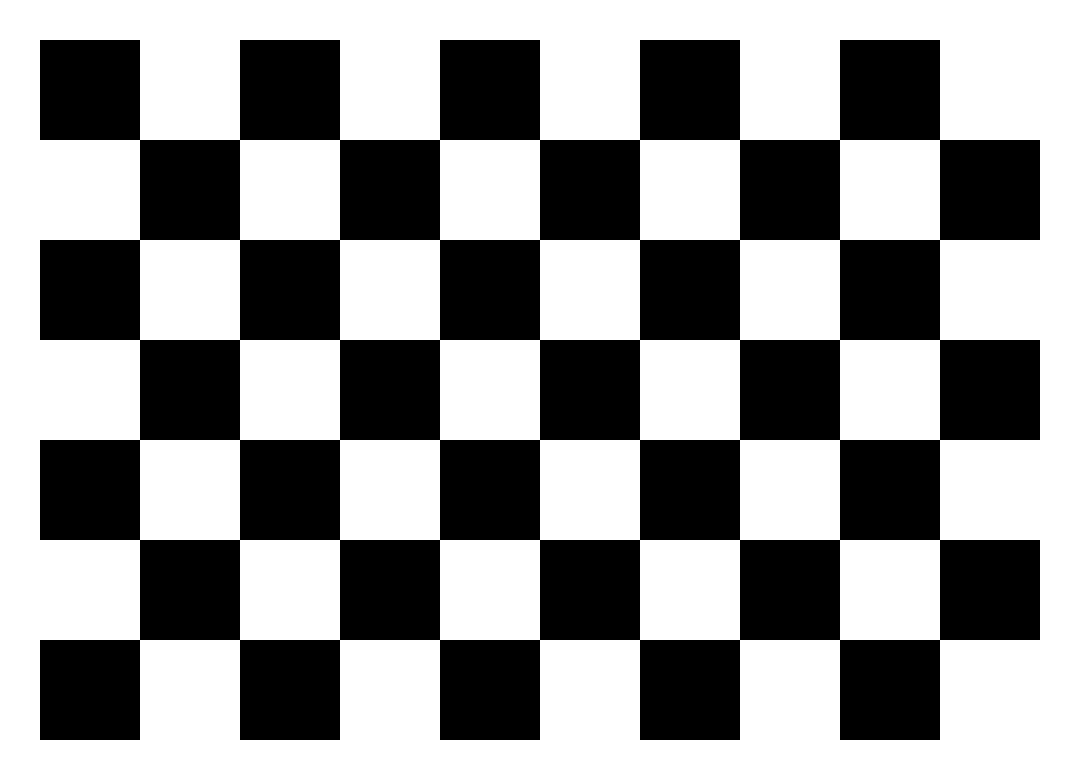
#> input picture lenovo300/checkerboard_9x6_A4.png, 1080 x 780 px, given in place of the camera
$ python gradients.py
#> lines starting #> are read from the running program, lines starting #| are printed output that depends on the picture; after the words box and inside, x2 and y2 are one past the last pixel; in counts of white or black regions, pixels touching at a corner belong together
# reference : https://docs.opencv.org/4.13.0/d5/d0f/tutorial_py_gradients.html
"""
gradients.py
--------------
Detects intensity gradients (edges) in a live webcam feed using four methods:
  1. Sobel X      — derivative along X-axis (vertical edges)
  2. Sobel Y      — derivative along Y-axis (horizontal edges)
  3. Laplacian    — second-derivative (detects edges in all directions)
  4. Canny        — multi-stage algorithm: noise reduction → intensity gradient → non-maximum suppression → hysteresis thresholding

Press 'q' to quit.
Reference: https://docs.opencv.org/4.13.0/d5/d0f/tutorial_py_gradients.html
"""

import cv2 as cv
import numpy as np

# ─────────────────────────────────────────────
# 1. Initialize Webcam
# ─────────────────────────────────────────────
cap = cv.VideoCapture(0)

# ─────────────────────────────────────────────
# 2. Main Processing Loop
# ─────────────────────────────────────────────

while True:
    ret, frame = cap.read()
#> frame is the input picture: shape (780, 1080, 3); 58.5% white; 1 black region, box (x1, y1, x2, y2) and area: (40, 40, 1040, 740) 350000
    if not ret:
        print("can't read frame")
        break

    # Flip horizontally for natural selfie view
    frame = cv.flip(frame, 1)
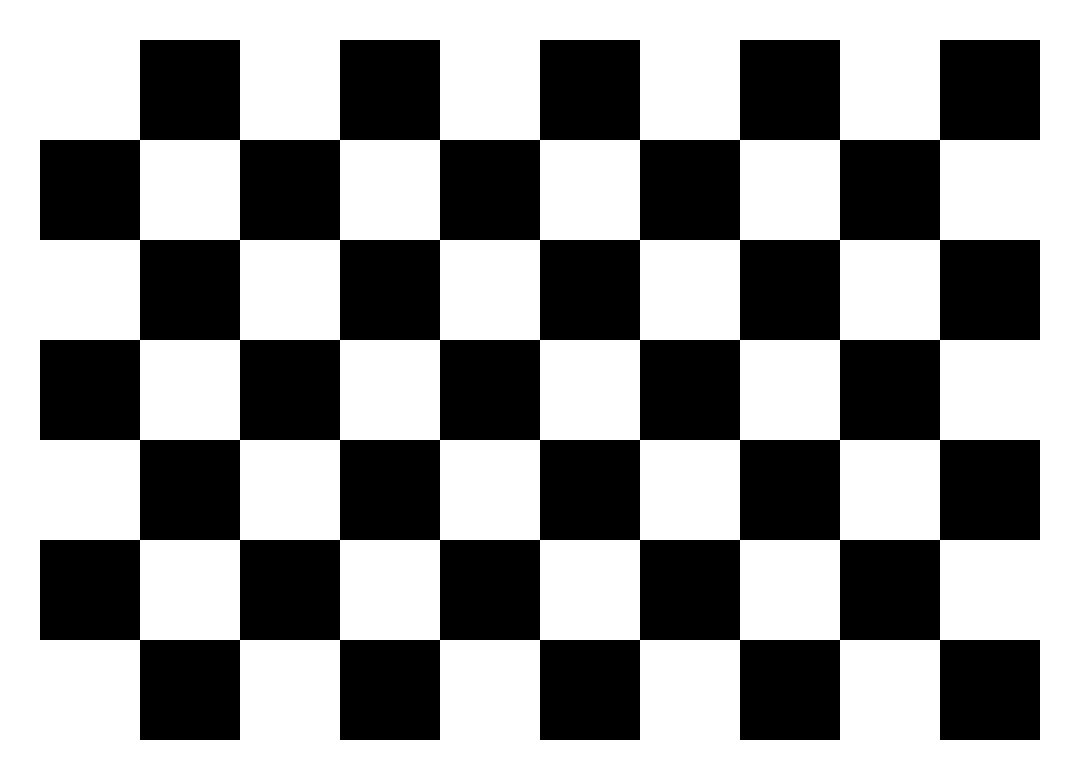
#> frame: shape (780, 1080, 3); 58.5% white; 1 black region, box (x1, y1, x2, y2) and area: (40, 40, 1040, 740) 350000

    # Convert to grayscale — gradient operations work on single-channel images
    gray = cv.cvtColor(frame, cv.COLOR_BGR2GRAY)

    # ── 2.1 Sobel X-derivative ───────────────────────────────────────────────
    # Detects vertical edges (changes along X-axis).
    #
    # cv.Sobel(src, ddepth, dx, dy, ksize):
    #   ddepth = cv.CV_64F — output depth; use 64-bit float to avoid overflow during differentiation
    #   dx     = 1         — derivative order in X direction
    #   dy     = 0         — derivative order in Y direction
    #   ksize  = 5         — Sobel kernel size (odd integer)
    sobelx = cv.Sobel(gray, cv.CV_64F, dx=1, dy=0, ksize=5)

    # Convert back to uint8 for display (scale to 0-255 range)
    sobelx = cv.convertScaleAbs(sobelx)
#> sobelx: shape (780, 1080); 3.4% white; 16 white regions, largest, box (x1, y1, x2, y2) and area: (138, 38, 142, 742) 2816, (238, 38, 242, 742) 2816, (338, 38, 342, 742) 2816

    # ── 2.2 Sobel Y-derivative ───────────────────────────────────────────────
    # Detects horizontal edges (changes along Y-axis).
    #
    # dx = 0, dy = 1: compute derivative along Y-axis
    sobely = cv.Sobel(gray, cv.CV_64F, dx=0, dy=1, ksize=5)
    sobely = cv.convertScaleAbs(sobely)
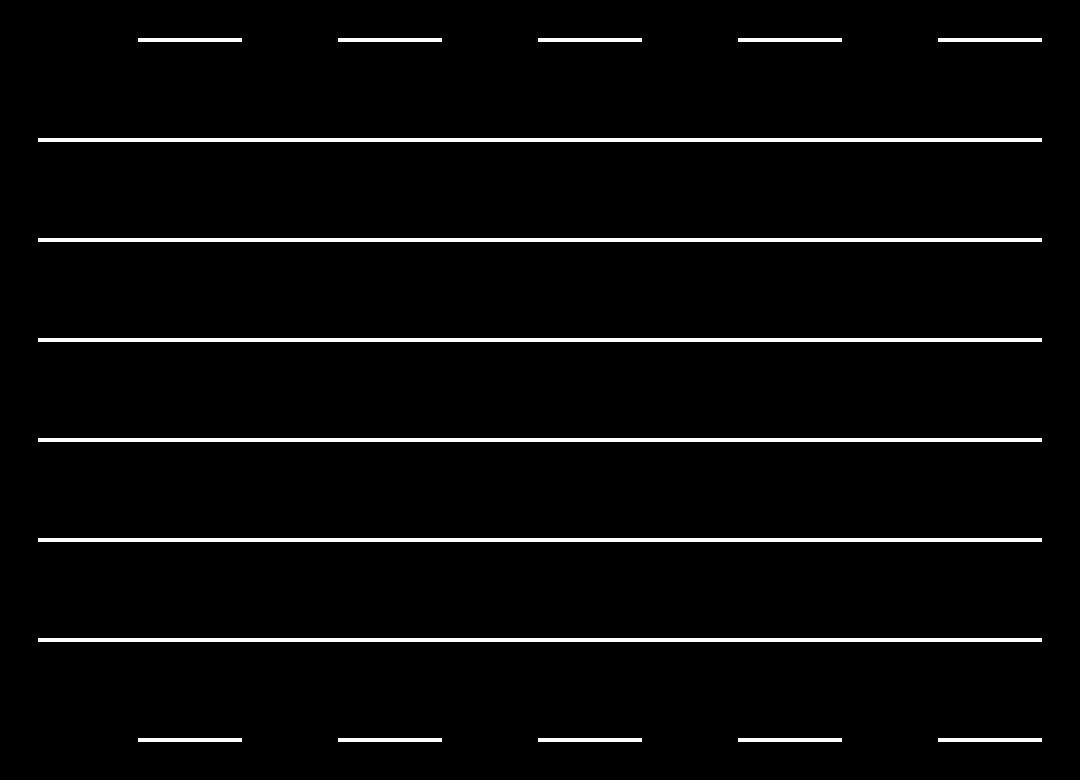
#> sobely: shape (780, 1080); 3.4% white; 16 white regions, largest, box (x1, y1, x2, y2) and area: (38, 138, 1042, 142) 4016, (38, 238, 1042, 242) 4016, (38, 338, 1042, 342) 4016

    # ── 2.3 Laplacian Operator ───────────────────────────────────────────────
    # Second-derivative operator — detects all edges (ridges and valleys).
    # Sensitive to noise, so usually applied after Gaussian smoothing.
    #
    # cv.Laplacian(src, ddepth, ksize):
    #   ddepth = cv.CV_64F — output depth
    #   ksize  = 5         — Laplacian kernel size (odd integer)
    laplacian = cv.Laplacian(gray, cv.CV_64F, ksize=5)
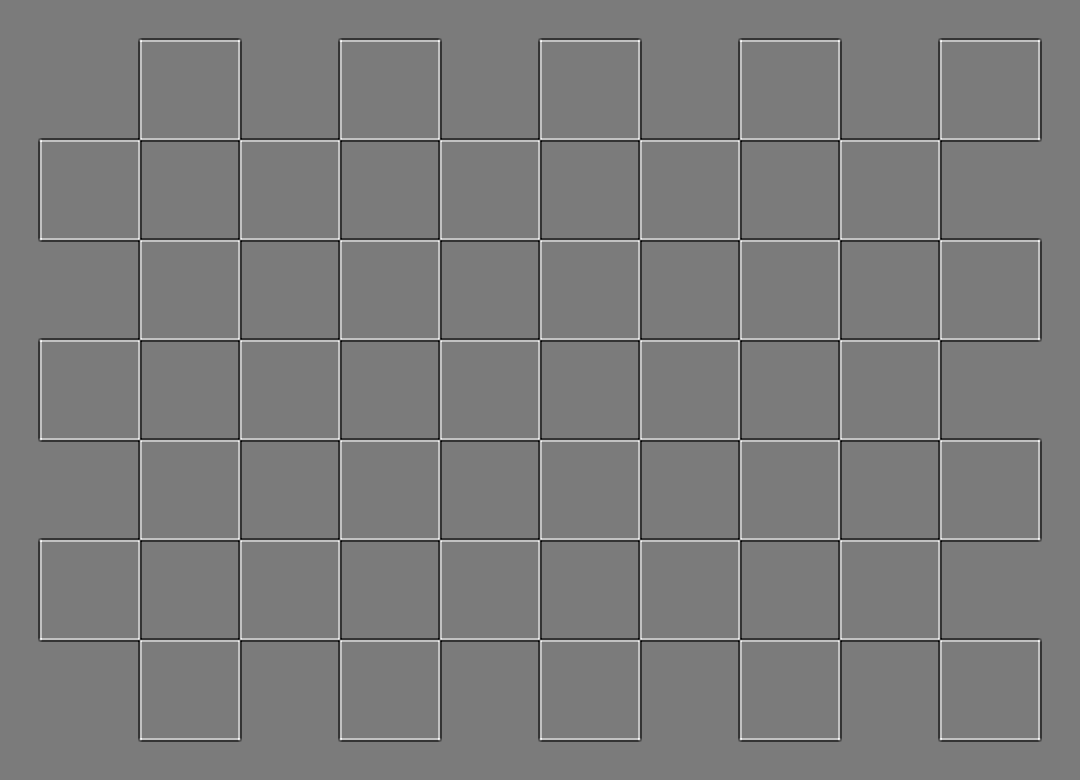
#> laplacian: shape (780, 1080) float64; min -7140, max 7650, mean 0; drawn with min black and max white
    laplacian = cv.convertScaleAbs(laplacian)
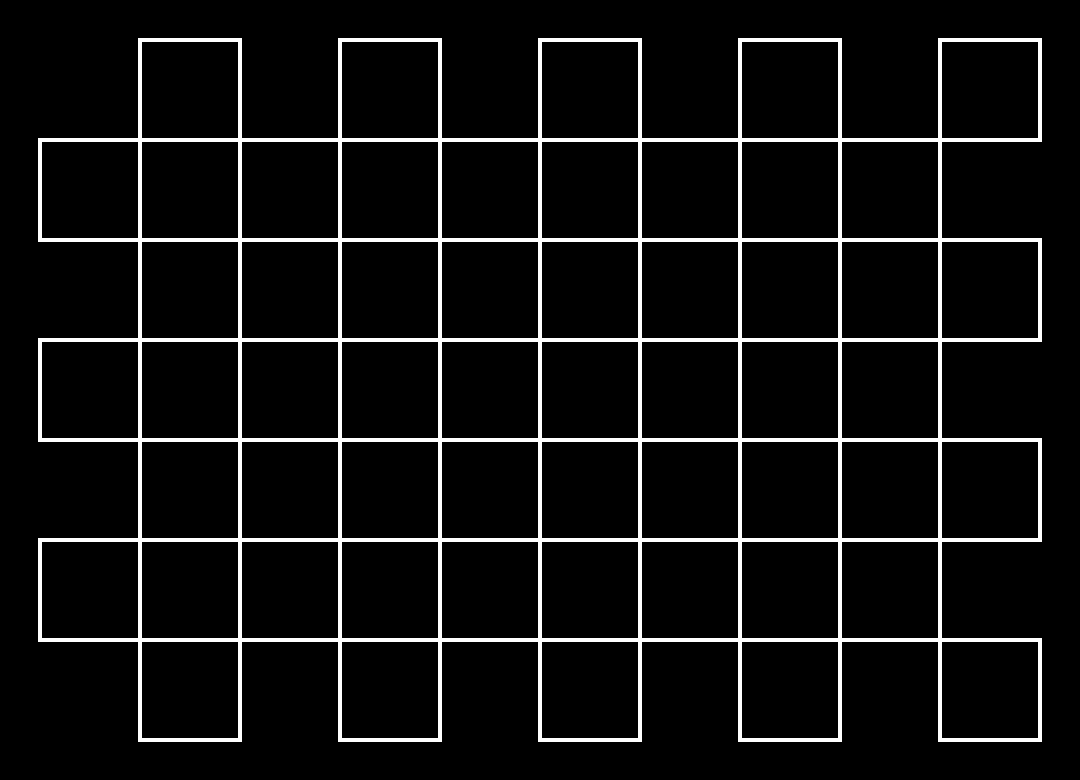
#> laplacian: shape (780, 1080); 6.5% white; 1 white region, box (x1, y1, x2, y2) and area: (38, 38, 1042, 742) 55136

    # ── 2.4 Canny Edge Detection ───────────────────────────────────────────────
    # Multi-stage algorithm widely used in computer vision:
    #   1. Noise reduction using Gaussian filter
    #   2. Compute intensity gradients using Sobel
    #   3. Non-maximum suppression (thin edges)
    #   4. Hysteresis thresholding to connect/discard edges
    #
    # cv.Canny(image, threshold1, threshold2):
    #   threshold1, threshold2 — the two hysteresis thresholds
    #   Edges with gradient > threshold2 are sure edges
    #   Edges with gradient < threshold1 are discarded
    #   Edges between the two are included only if connected to sure edges
    canny = cv.Canny(gray, 100, 200)  # typical thresholds; adjust based on lighting
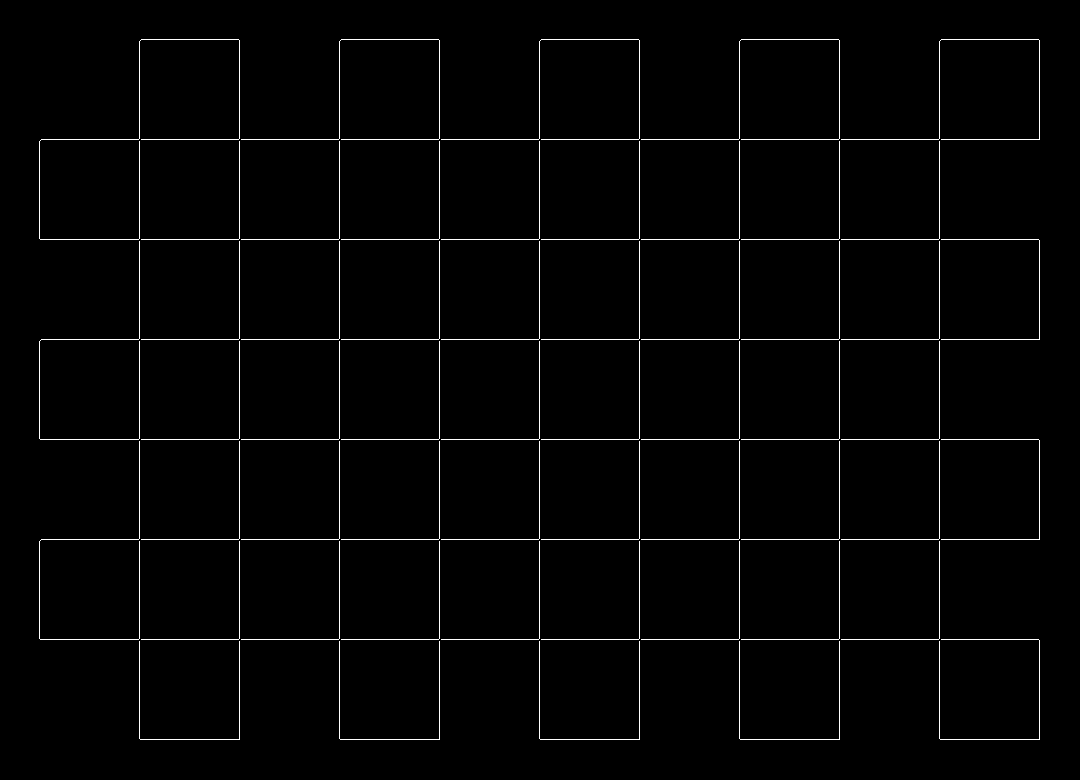
#> canny: shape (780, 1080); 1.6% white in thin lines or dots, all inside (x1, y1, x2, y2) = (39, 39, 1040, 740)

    # ── Display Results ──────────────────────────────────────────────────────
    cv.imshow("Original", frame)
    cv.imshow("Sobel X (vertical edges)", sobelx)
    cv.imshow("Sobel Y (horizontal edges)", sobely)
    cv.imshow("Laplacian (all edges)", laplacian)
    cv.imshow("Canny Edges", canny)

    key = cv.waitKey(1)
#> (key q is pressed here)
    if key == ord('q'):
        break

# ─────────────────────────────────────────────
# 3. Cleanup
# ─────────────────────────────────────────────
cap.release()
cv.destroyAllWindows()
